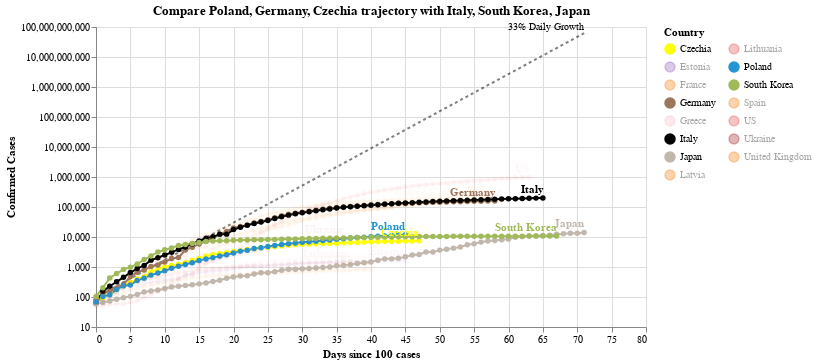

The code cell stored with this chart in its notebook:
### Code cell
#hide_input
chart2 = make_since_chart(['Poland', 'Germany', 'Czechia'])
chart2

### Figure 1 — Vega-Lite specification as saved in the notebook (floating-point values rounded to 4 significant figures; data arrays with more than 128 entries replaced by an {"elided": "..."} marker saying what was removed)
{"config": {"view": {"continuousWidth": 400, "continuousHeight": 300}}, "layer": [{"mark": {"type": "line", "color": "black", "opacity": 0.5, "strokeDash": [3, 3]}, "encoding": {"x": {"type": "quantitative", "field": "Days since 100 cases"}, "y": {"type": "quantitative", "field": "Confirmed Cases"}}}, {"mark": {"type": "text", "align": "right", "dy": -6, "fontSize": 10, "text": "33% Daily Growth"}, "encoding": {"x": {"type": "quantitative", "field": "Days since 100 cases"}, "y": {"type": "quantitative", "field": "Confirmed Cases"}}, "transform": [{"filter": "(datum['Days since 100 cases'] >= 71)"}]}, {"data": {"name": "data-7df1ec403747e8075d54da083cea75b0"}, "mark": {"type": "line", "point": true}, "encoding": {"color": {"type": "nominal", "field": "Country", "legend": {"columns": 2}, "scale": {"domain": ["Czechia", "Estonia", "France", "Germany", "Greece", "Italy", "Japan", "Latvia", "Lithuania", "Poland", "South Korea", "Spain", "US", "Ukraine", "United Kingdom"], "range": ["yellow", "#9467bd", "#F58518", "#9D755D", "pink", "black", "#C1B7AD", "#F58518", "#E45756", "#2495D3", "#A1BA59", "#F58518", "#E45756", "brown", "#F58518"]}}, "opacity": {"condition": {"value": 1, "selection": "selector002"}, "value": 0.05}, "tooltip": [{"type": "nominal", "field": "Country"}, {"type": "temporal", "field": "Date"}, {"type": "quantitative", "field": "Confirmed Cases"}, {"type": "quantitative", "field": "Days since 100 cases"}], "x": {"type": "quantitative", "field": "Days since 100 cases"}, "y": {"type": "quantitative", "field": "Confirmed Cases", "scale": {"type": "log"}}}, "selection": {"selector002": {"type": "multi", "fields": ["Country"], "bind": "legend", "init": [{"Country": "Poland"}, {"Country": "Germany"}, {"Country": "Czechia"}, {"Country": "Italy"}, {"Country": "South Korea"}, {"Country": "Japan"}]}}, "width": 550}, {"data": {"name": "data-7df1ec403747e8075d54da083cea75b0"}, "mark": {"type": "text", "align": "right", "dy": -8, "fontWeight": "bold"}, "encoding": {"color": {"type": "nominal", "field": "Country", "legend": {"columns": 2}, "scale": {"domain": ["Czechia", "Estonia", "France", "Germany", "Greece", "Italy", "Japan", "Latvia", "Lithuania", "Poland", "South Korea", "Spain", "US", "Ukraine", "United Kingdom"], "range": ["yellow", "#9467bd", "#F58518", "#9D755D", "pink", "black", "#C1B7AD", "#F58518", "#E45756", "#2495D3", "#A1BA59", "#F58518", "#E45756", "brown", "#F58518"]}}, "opacity": {"condition": {"value": 1, "selection": "selector002"}, "value": 0.05}, "text": {"type": "nominal", "field": "Country"}, "tooltip": [{"type": "nominal", "field": "Country"}, {"type": "temporal", "field": "Date"}, {"type": "quantitative", "field": "Confirmed Cases"}, {"type": "quantitative", "field": "Days since 100 cases"}], "x": {"type": "quantitative", "field": "Days since 100 cases"}, "y": {"type": "quantitative", "field": "Confirmed Cases", "scale": {"type": "log"}}}, "transform": [{"filter": "(datum['Date'] >= 1587945600000)"}], "width": 550}], "data": {"name": "data-146322bb4692b58e921f4f944cfaee7c"}, "title": "Compare Poland, Germany, Czechia trajectory with Italy, South Korea, Japan", "$schema": "https://vega.github.io/schema/vega-lite/v4.0.2.json", "datasets": {"data-146322bb4692b58e921f4f944cfaee7c": [{"Days since 100 cases": 0, "Confirmed Cases": 100.0}, {"Days since 100 cases": 1, "Confirmed Cases": 133.0}, {"Days since 100 cases": 2, "Confirmed Cases": 176.9}, {"Days since 100 cases": 3, "Confirmed Cases": 235.3}, {"Days since 100 cases": 4, "Confirmed Cases": 312.9}, {"Days since 100 cases": 5, "Confirmed Cases": 416.2}, {"Days since 100 cases": 6, "Confirmed Cases": 553.5}, {"Days since 100 cases": 7, "Confirmed Cases": 736.1}, {"Days since 100 cases": 8, "Confirmed Cases": 979.1}, {"Days since 100 cases": 9, "Confirmed Cases": 1302.0}, {"Days since 100 cases": 10, "Confirmed Cases": 1732.0}, {"Days since 100 cases": 11, "Confirmed Cases": 2303.0}, {"Days since 100 cases": 12, "Confirmed Cases": 3064.0}, {"Days since 100 cases": 13, "Confirmed Cases": 4074.0}, {"Days since 100 cases": 14, "Confirmed Cases": 5419.0}, {"Days since 100 cases": 15, "Confirmed Cases": 7207.0}, {"Days since 100 cases": 16, "Confirmed Cases": 9586.0}, {"Days since 100 cases": 17, "Confirmed Cases": 12750.0}, {"Days since 100 cases": 18, "Confirmed Cases": 16960.0}, {"Days since 100 cases": 19, "Confirmed Cases": 22550.0}, {"Days since 100 cases": 20, "Confirmed Cases": 29990.0}, {"Days since 100 cases": 21, "Confirmed Cases": 39890.0}, {"Days since 100 cases": 22, "Confirmed Cases": 53060.0}, {"Days since 100 cases": 23, "Confirmed Cases": 70560.0}, {"Days since 100 cases": 24, "Confirmed Cases": 93850.0}, {"Days since 100 cases": 25, "Confirmed Cases": 124800.0}, {"Days since 100 cases": 26, "Confirmed Cases": 166000.0}, {"Days since 100 cases": 27, "Confirmed Cases": 220800.0}, {"Days since 100 cases": 28, "Confirmed Cases": 293700.0}, {"Days since 100 cases": 29, "Confirmed Cases": 390600.0}, {"Days since 100 cases": 30, "Confirmed Cases": 519500.0}, {"Days since 100 cases": 31, "Confirmed Cases": 690900.0}, {"Days since 100 cases": 32, "Confirmed Cases": 918900.0}, {"Days since 100 cases": 33, "Confirmed Cases": 1222000.0}, {"Days since 100 cases": 34, "Confirmed Cases": 1625000.0}, {"Days since 100 cases": 35, "Confirmed Cases": 2162000.0}, {"Days since 100 cases": 36, "Confirmed Cases": 2875000.0}, {"Days since 100 cases": 37, "Confirmed Cases": 3824000.0}, {"Days since 100 cases": 38, "Confirmed Cases": 5086000.0}, {"Days since 100 cases": 39, "Confirmed Cases": 6764000.0}, {"Days since 100 cases": 40, "Confirmed Cases": 8996000.0}, {"Days since 100 cases": 41, "Confirmed Cases": 11970000.0}, {"Days since 100 cases": 42, "Confirmed Cases": 15910000.0}, {"Days since 100 cases": 43, "Confirmed Cases": 21170000.0}, {"Days since 100 cases": 44, "Confirmed Cases": 28150000.0}, {"Days since 100 cases": 45, "Confirmed Cases": 37440000.0}, {"Days since 100 cases": 46, "Confirmed Cases": 49790000.0}, {"Days since 100 cases": 47, "Confirmed Cases": 66230000.0}, {"Days since 100 cases": 48, "Confirmed Cases": 88080000.0}, {"Days since 100 cases": 49, "Confirmed Cases": 117100000.0}, {"Days since 100 cases": 50, "Confirmed Cases": 155800000.0}, {"Days since 100 cases": 51, "Confirmed Cases": 207200000.0}, {"Days since 100 cases": 52, "Confirmed Cases": 275600000.0}, {"Days since 100 cases": 53, "Confirmed Cases": 366600000.0}, {"Days since 100 cases": 54, "Confirmed Cases": 487500000.0}, {"Days since 100 cases": 55, "Confirmed Cases": 648400000.0}, {"Days since 100 cases": 56, "Confirmed Cases": 862400000.0}, {"Days since 100 cases": 57, "Confirmed Cases": 1147000000.0}, {"Days since 100 cases": 58, "Confirmed Cases": 1525000000.0}, {"Days since 100 cases": 59, "Confirmed Cases": 2029000000.0}, {"Days since 100 cases": 60, "Confirmed Cases": 2698000000.0}, {"Days since 100 cases": 61, "Confirmed Cases": 3589000000.0}, {"Days since 100 cases": 62, "Confirmed Cases": 4773000000.0}, {"Days since 100 cases": 63, "Confirmed Cases": 6348000000.0}, {"Days since 100 cases": 64, "Confirmed Cases": 8443000000.0}, {"Days since 100 cases": 65, "Confirmed Cases": 11230000000.0}, {"Days since 100 cases": 66, "Confirmed Cases": 14940000000.0}, {"Days since 100 cases": 67, "Confirmed Cases": 19860000000.0}, {"Days since 100 cases": 68, "Confirmed Cases": 26420000000.0}, {"Days since 100 cases": 69, "Confirmed Cases": 35140000000.0}, {"Days since 100 cases": 70, "Confirmed Cases": 46730000000.0}, {"Days since 100 cases": 71, "Confirmed Cases": 62150000000.0}], "data-7df1ec403747e8075d54da083cea75b0": {"elided": "810 records"}}}
